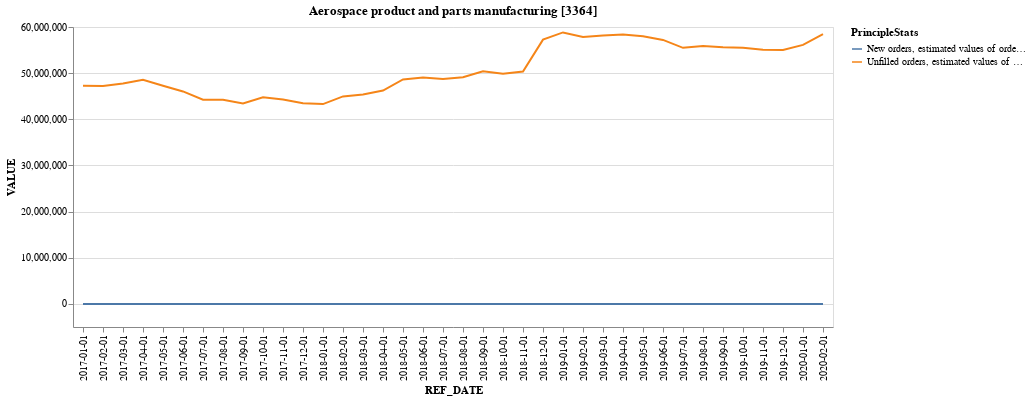
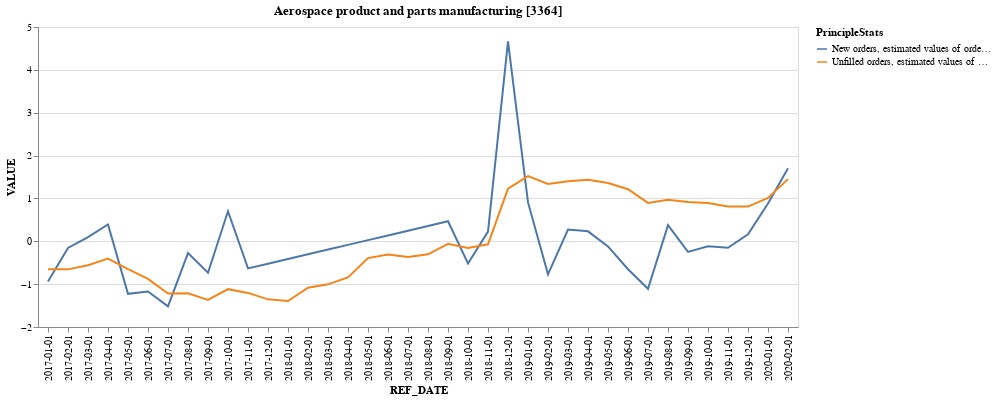
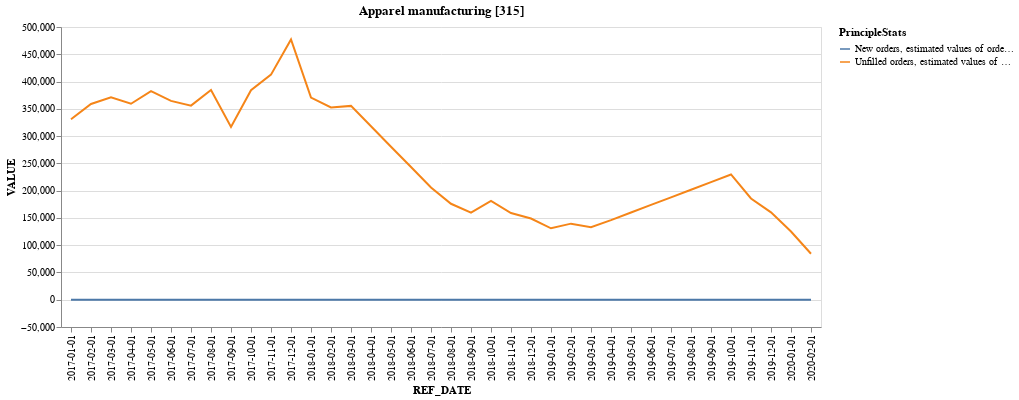
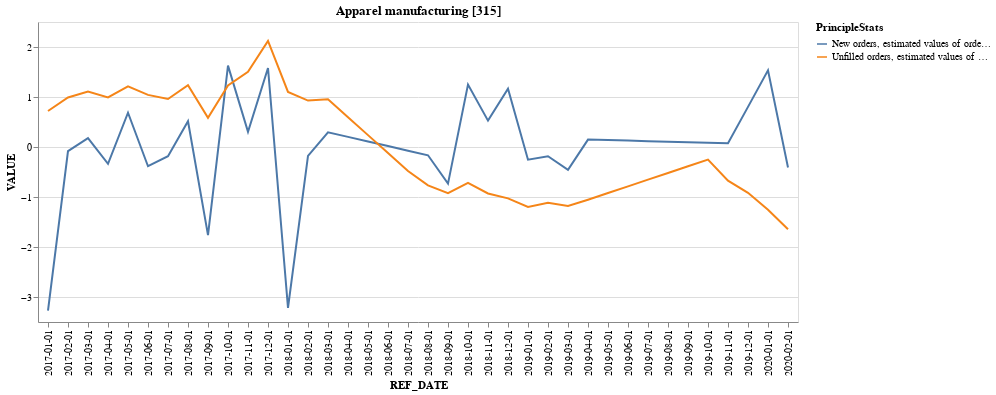

Notebook code for these charts, in order:
### Code cell
for type_good in df_sales['GoodType'].unique():
    df_good_transportation = df_sales[(df_sales['GoodType'] == type_good) & ((df_sales['PrincipleStats'] == 'New orders, estimated values of orders received during month') | (df_sales['PrincipleStats'] == 'Unfilled orders, estimated values of orders at end of month'))]
    for good in df_good_transportation['PrincipleStats'].unique():
        scaler = StandardScaler()
        df_good_transportation.loc[df_good_transportation['PrincipleStats'] == good, 'VALUE'] = scaler.fit_transform(df_good_transportation.loc[df_good_transportation['PrincipleStats'] == good, 'VALUE'].values.reshape(-1, 1))

        chart1 = alt.Chart(df_good_transportation).mark_line().encode(
            x='REF_DATE',
            y='VALUE',
            color = 'PrincipleStats',
            
        ).properties(title = type_good).interactive()
        display(chart1)
